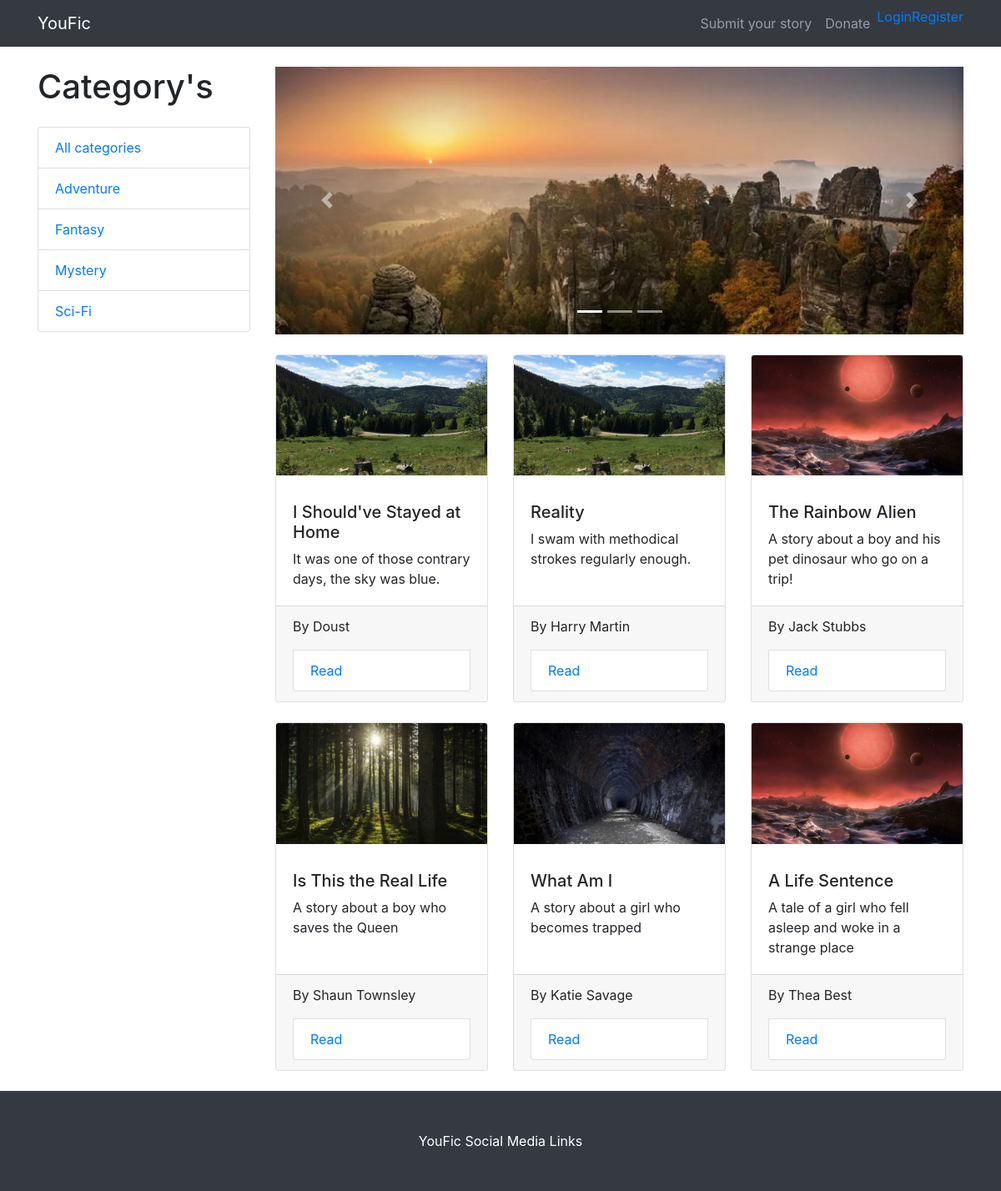
The page / on the database its author committed.
### story/models.py (models this page shows, shortened)
class Story(models.Model):
    title = models.CharField(max_length=30, default="")
    author = models.CharField(max_length=30, default="")
    description = models.TextField(max_length=60, default="")
    image = models.ImageField(upload_to="images")
    category = models.CharField(max_length=9, choices=CATEGORYS, default=ADVENTURE)
    text = models.TextField(max_length=3000, default="")
    published = models.DateTimeField(auto_now=True)

### story/views.py (the view)
# urls.py: path("", views.index, name="index"),
def index(request):
    stories = Story.objects.all()
    return render(request, 'story/index.html', { 'stories': stories })

### story/templates/story/index.html (shortened to what this page needs)
{% extends 'base.html' %}
{% block cards %}
{% for story in stories %}
<div class="col-lg-4 col-md-6 mb-4">
    <div class="card h-100">
        <a href="#"><img class="card-img-top" src="{{ story.image.url }}" alt="{{ story.tite }} _image"></a>
        <div class="card-body">
            <h5>{{ story.title }}</h5>
            <p class="card-text">{{ story.description }}</p>
        </div>
        <div class="card-footer">
            <p class="card-text">By {{ story.author }}</p>
            <a href="{% url 'read' %}?id={{ story.id }}" class="list-group-item">Read</a>
        </div>
    </div>
</div>
{% endfor %}
{% endblock %}

### static/css/shop-homepage.css (style rules this page uses)
body { padding-top: 56px; }

### rows shown on the page
Story: image (picture), title "I Should've Stayed at Home", description "It was one of those contrary days, the sky was blue.", author "Doust"
Story: image (picture), title "Reality", description "I swam with methodical strokes regularly enough.", author "Harry Martin"
Story: image (picture), title "The Rainbow Alien", description "A story about a boy and his pet dinosaur who go on a trip!", author "Jack Stubbs"
Story: image (picture), title "Is This the Real Life", description "A story about a boy who saves the Queen", author "Shaun Townsley"
Story: image (picture), title "What Am I", description "A story about a girl who becomes trapped", author "Katie Savage"
Story: image (picture), title "A Life Sentence", description "A tale of a girl who fell asleep and woke in a strange place", author "Thea Best"
